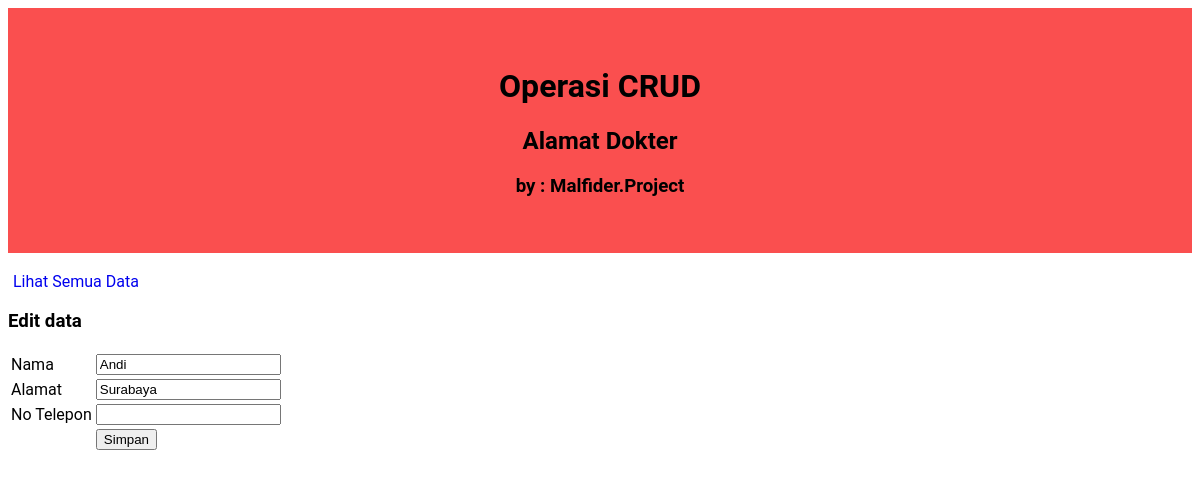
The page /edit.php?id=1 on the database as committed earlier.
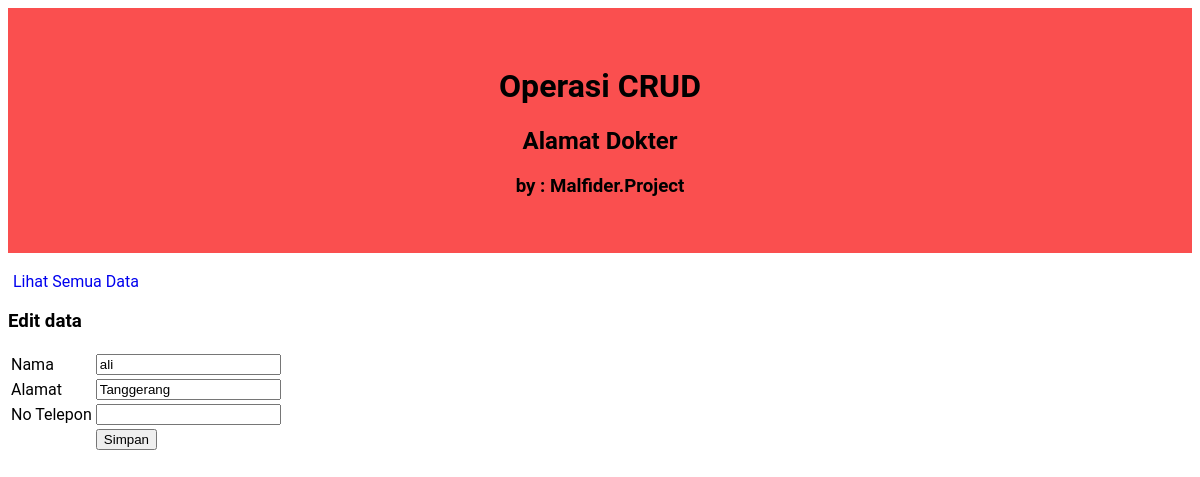
The same page on the database as committed later.
### tables this page shows
CREATE TABLE IF NOT EXISTS `user` (
  `id` int(11) NOT NULL AUTO_INCREMENT,
  `nama` varchar(50) NOT NULL,
  `alamat` text NOT NULL,
  `pekerjaan` varchar(50) NOT NULL,
  PRIMARY KEY (`id`)
);

### EDIT.PHP (the view, shortened to what this page needs)
<!DOCTYPE html>
<html>
<head>
	<link rel="stylesheet" type="text/css" href="style.css">
</head>
<body>
	<div class="judul">
		<h1>Operasi CRUD</h1>
		<h2>Alamat Dokter</h2>
		<h3>by : Malfider.Project</h3>
	</div>
	<br/>
	<a href="index.php">Lihat Semua Data</a>
	<br/>
	<h3>Edit data</h3>
	<?php
	$id = $_GET['id'];
	$query_mysql = mysql_query("SELECT * FROM user WHERE id='$id'")or die(mysql_error());
	while($data = mysql_fetch_array($query_mysql)){
	?>
	<form action="update.php" method="post">
		<table>
			<tr>
				<td>Nama</td>
				<td>
					<input type="text" name="nama" value="<?php echo $data['nama'] ?>">
				</td>
			</tr>
			<tr>
				<td>Alamat</td>
				<td><input type="text" name="alamat" value="<?php echo $data['alamat'] ?>"></td>
			</tr>
			<tr>
				<td>No Telepon</td>
				<td><input type="text" name="no_telp" value="<?php echo $data['no_telp'] ?>"></td>
			</tr>
			<tr>
				<td></td>
				<td><input type="submit" value="Simpan"></td>
			</tr>
		</table>
	</form>
	<?php } ?>
</body>
</html>

Rows that differ between the two databases and show on the page:
changed user: nama "Andi" → "ali"; alamat "Surabaya" → "Tanggerang"
